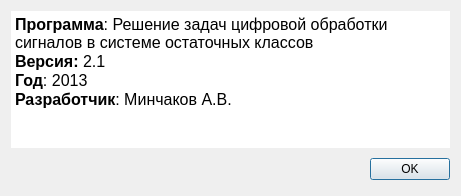
<?xml version="1.0" encoding="UTF-8"?>
<ui version="4.0">
 <class>dlgAbout</class>
 <widget class="QDialog" name="dlgAbout">
  <property name="geometry">
   <rect>
    <x>0</x>
    <y>0</y>
    <width>461</width>
    <height>196</height>
   </rect>
  </property>
  <property name="windowTitle">
   <string>О программе</string>
  </property>
  <layout class="QVBoxLayout" name="verticalLayout">
   <item>
    <widget class="QTextEdit" name="textEdit">
     <property name="frameShape">
      <enum>QFrame::NoFrame</enum>
     </property>
     <property name="frameShadow">
      <enum>QFrame::Plain</enum>
     </property>
     <property name="readOnly">
      <bool>true</bool>
     </property>
     <property name="html">
      <string>&lt;!DOCTYPE HTML PUBLIC &quot;-//W3C//DTD HTML 4.0//EN&quot; &quot;http://www.w3.org/TR/REC-html40/strict.dtd&quot;&gt;
&lt;html&gt;&lt;head&gt;&lt;meta name=&quot;qrichtext&quot; content=&quot;1&quot; /&gt;&lt;style type=&quot;text/css&quot;&gt;
p, li { white-space: pre-wrap; }
&lt;/style&gt;&lt;/head&gt;&lt;body style=&quot; font-family:'Ubuntu'; font-size:11pt; font-weight:400; font-style:normal;&quot;&gt;
&lt;p style=&quot; margin-top:0px; margin-bottom:0px; margin-left:0px; margin-right:0px; -qt-block-indent:0; text-indent:0px;&quot;&gt;&lt;span style=&quot; font-family:'MS Shell Dlg 2'; font-size:12pt; font-weight:600;&quot;&gt;Программа&lt;/span&gt;&lt;span style=&quot; font-family:'MS Shell Dlg 2'; font-size:12pt;&quot;&gt;: Решение задач цифровой обработки сигналов в системе остаточных классов&lt;/span&gt;&lt;/p&gt;
&lt;p style=&quot; margin-top:0px; margin-bottom:0px; margin-left:0px; margin-right:0px; -qt-block-indent:0; text-indent:0px;&quot;&gt;&lt;span style=&quot; font-family:'MS Shell Dlg 2'; font-size:12pt; font-weight:600;&quot;&gt;Версия: &lt;/span&gt;&lt;span style=&quot; font-family:'MS Shell Dlg 2'; font-size:12pt;&quot;&gt;2.1&lt;/span&gt;&lt;/p&gt;
&lt;p style=&quot; margin-top:0px; margin-bottom:0px; margin-left:0px; margin-right:0px; -qt-block-indent:0; text-indent:0px;&quot;&gt;&lt;span style=&quot; font-family:'MS Shell Dlg 2'; font-size:12pt; font-weight:600;&quot;&gt;Год&lt;/span&gt;&lt;span style=&quot; font-family:'MS Shell Dlg 2'; font-size:12pt;&quot;&gt;: 2013&lt;/span&gt;&lt;/p&gt;
&lt;p style=&quot; margin-top:0px; margin-bottom:0px; margin-left:0px; margin-right:0px; -qt-block-indent:0; text-indent:0px;&quot;&gt;&lt;span style=&quot; font-family:'MS Shell Dlg 2'; font-size:12pt; font-weight:600;&quot;&gt;Разработчик&lt;/span&gt;&lt;span style=&quot; font-family:'MS Shell Dlg 2'; font-size:12pt;&quot;&gt;: Минчаков А.В.&lt;/span&gt;&lt;/p&gt;&lt;/body&gt;&lt;/html&gt;</string>
     </property>
     <property name="tabStopWidth">
      <number>80</number>
     </property>
    </widget>
   </item>
   <item>
    <layout class="QHBoxLayout">
     <property name="spacing">
      <number>6</number>
     </property>
     <property name="leftMargin">
      <number>0</number>
     </property>
     <property name="topMargin">
      <number>0</number>
     </property>
     <property name="rightMargin">
      <number>0</number>
     </property>
     <property name="bottomMargin">
      <number>0</number>
     </property>
     <item>
      <spacer>
       <property name="orientation">
        <enum>Qt::Horizontal</enum>
       </property>
       <property name="sizeHint" stdset="0">
        <size>
         <width>131</width>
         <height>31</height>
        </size>
       </property>
      </spacer>
     </item>
     <item>
      <widget class="QPushButton" name="okButton">
       <property name="text">
        <string>OK</string>
       </property>
      </widget>
     </item>
    </layout>
   </item>
  </layout>
 </widget>
 <resources/>
 <connections>
  <connection>
   <sender>okButton</sender>
   <signal>clicked()</signal>
   <receiver>dlgAbout</receiver>
   <slot>accept()</slot>
   <hints>
    <hint type="sourcelabel">
     <x>278</x>
     <y>253</y>
    </hint>
    <hint type="destinationlabel">
     <x>96</x>
     <y>254</y>
    </hint>
   </hints>
  </connection>
 </connections>
</ui>
